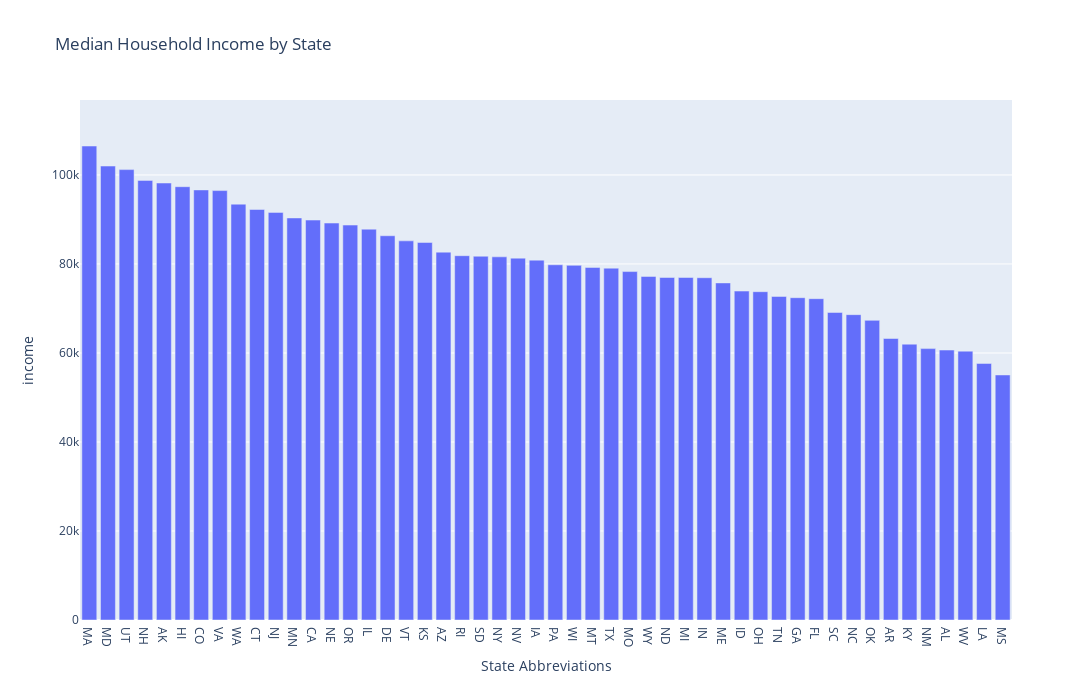

Write notebook code for a chart like this one.
### Code cell
# Show the value of each state.
income_sort = income.sort_values('income' , ascending = False)
fig = px.bar(
    income_sort,
    x = 'state',
    y = 'income',
    title = 'Median Household Income by State',
    labels={'Income': 'Median Household Income ($)', 'state': 'State Abbreviations'}
)

fig.update_layout(width=1100, height=700)
fig.show()

### Figure 1 — Plotly figure (JSON) as saved in the notebook; plotly's stock layout.template omitted (floating-point values rounded to 4 significant figures)
{"data": [{"alignmentgroup": "True", "hovertemplate": "State Abbreviations=%{x}<br>income=%{y}<extra></extra>", "legendgroup": "", "marker": {"color": "#636efa", "pattern": {"shape": ""}}, "name": "", "offsetgroup": "", "orientation": "v", "showlegend": false, "textposition": "auto", "type": "bar", "x": [null, "MA", "MD", "UT", "NH", "AK", "HI", "CO", "VA", "WA", "CT", "NJ", "MN", "CA", "NE", "OR", "IL", "DE", "VT", "KS", "AZ", "RI", "SD", "NY", "NV", "IA", "PA", "WI", "MT", "TX", "MO", "WY", "ND", "MI", "IN", "ME", "ID", "OH", "TN", "GA", "FL", "SC", "NC", "OK", "AR", "KY", "NM", "AL", "WV", "LA", "MS"], "xaxis": "x", "y": [111000, 106500, 102000, 101200, 98780, 98190, 97360, 96640, 96490, 93440, 92240, 91590, 90340, 89870, 89190, 88740, 87820, 86340, 85190, 84830, 82660, 81860, 81740, 81600, 81310, 80860, 79820, 79690, 79220, 79060, 78290, 77200, 76960, 76960, 76910, 75740, 73910, 73770, 72700, 72420, 72200, 69100, 68610, 67330, 63250, 61980, 60980, 60660, 60410, 57650, 55060], "yaxis": "y"}], "layout": {"barmode": "relative", "height": 700, "legend": {"tracegroupgap": 0}, "title": {"text": "Median Household Income by State"}, "width": 1100, "xaxis": {"anchor": "y", "autorange": true, "domain": [0, 1], "range": [-0.5, 49.5], "title": {"text": "State Abbreviations"}, "type": "category"}, "yaxis": {"anchor": "x", "autorange": true, "domain": [0, 1], "range": [0, 116800.0], "title": {"text": "income"}, "type": "linear"}}}
